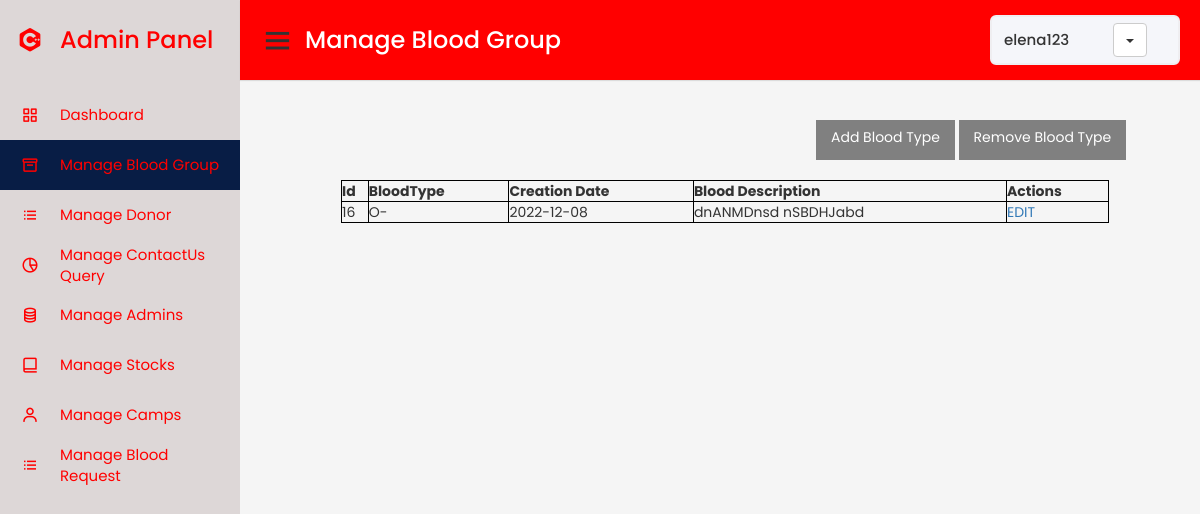
Screenshot of /Admin/manageblood.php (signed in) with the database file from the repository.
### tables this page shows
CREATE TABLE `blooddetails` (
  `id` int(11) NOT NULL,
  `BloodType` varchar(11) NOT NULL,
  `creationdate` date NOT NULL,
  `description` tinytext NOT NULL
);

### Admin/manageblood.php (the view, shortened to what this page needs)
<!DOCTYPE html>
<html lang="en" dir="ltr">
  <head>
    <link rel="stylesheet" href="./admin.css">
    <link href='https://unpkg.com/boxicons@2.0.7/css/boxicons.min.css' rel='stylesheet'>
    <link rel="stylesheet" href="https://maxcdn.bootstrapcdn.com/bootstrap/3.4.1/css/bootstrap.min.css">
   </head>
<body>
  <div class="sidebar" style="  background-color: #DDD7D7;">
    <div class="logo-details">
      <i class='bx bxl-c-plus-plus'  style= "color:red;"></i>
      <span class="logo_name" style= "color:red;">Admin Panel</span>
    </div>
      <ul class="nav-links" >
        <li>
          <a href="./admin_dashboard.php" >
            <i class='bx bx-grid-alt'  style= "color:red;"></i>
            <span class="links_name"  style= "color:red;">Dashboard</span>
          </a>
        </li>
        <li >
          <a href="#" class="active">
            <i class='bx bx-box'  style= "color:red;"></i>
            <span class="links_name" style= "color:red;">Manage Blood Group</span>
          </a>
        </li>
        <li>
          <a href="./managedonor.php">
            <i class='bx bx-list-ul'  style= "color:red;" ></i>
            <span class="links_name"  style= "color:red;">Manage Donor</span>
          </a>
        </li>
        <li>
          <a href="./managecquery.php">
            <i class='bx bx-pie-chart-alt-2' style= "color:red;" ></i>
            <span class="links_name"  style= "color:red;">Manage ContactUs <br> Query</span>
          </a>
        </li>
        <li>
          <a href="./manageadmin.php">
            <i class='bx bx-coin-stack'  style= "color:red;"></i>
            <span class="links_name" style= "color:red;">Manage Admins</span>
          </a>
        </li>
        <li>
          <a href="./managestock.php">
            <i class='bx bx-book-alt'  style= "color:red;"></i>
            <span class="links_name" style= "color:red;">Manage Stocks</span>
          </a>
        </li>
        <li>
          <a href="./managecamps.php">
            <i class='bx bx-user'  style= "color:red;"></i>
            <span class="links_name" style= "color:red;">Manage Camps</span>
          </a>
        </li>
        <li>
        <a href="./managerequest.php">
            <i class='bx bx-list-ul'  style= "color:red;" ></i>
            <span class="links_name"  style= "color:red;">Manage Blood<br> Request</span>
          </a>
        </li>
      </ul>
  </div>
  <section class="home-section" >
    <nav style= "background-color:red;">
      <div class="sidebar-button">
        <i class='bx bx-menu sidebarBtn'></i>
        <span class="dashboard" id="ok">Manage Blood Group</span>
      </div>
      <div class="profile-details">
        <span class="admin_name"> <?php echo $_SESSION["username"]; ?></span>
        <div class="dropdown">
              <button style="margin-left:100%;" class="btn btn-default dropdown-toggle" type="button" data-toggle="dropdown">
              <span class="caret"></span></button>
            </div>
        </div>
    </nav> <br><br><br><br> <br><br>
    <div class="forms" style="margin-left:60%">
            <a  href="addFunctions/addbloods.php" class="button">Add Blood Type</a>
            <a   href="removeFunctions/remove_blood.php" class="button">Remove Blood Type</a>
    </div>
 <br>
    <center>  <section>
<?php
require_once('./includes/db_connect.inc');
$qry="select * from blooddetails";
$result=mysqli_query($conn,$qry);
echo"<table border='2'>
<tr>
<th >Id</th>
<th>BloodType</th>
<th>Creation Date</th>
<th>Blood Description</th>
<th>Actions</th>
</tr>";
while($row=mysqli_fetch_array($result)){
echo"<tr>
<td>".$row['id']."</td>
<td>".$row['BloodType']."</td>
<td>".$row['creationdate']."</td>
<td>".$row['description']."</td>
<td><a href='editFunctions/edit_blooddetails.php?id=".$row['id']."'>EDIT</a></td>
</tr>";
}
?>
</section></center>
  </section>
</body>
</html>

### Admin/admin.css (style rules this page uses)
* { margin: 0; padding: 0; box-sizing: border-box; font-family: 'Poppins', sans-serif; }
body { background-image: url('./userimages/lood.jpg'); }
.sidebar { position: fixed; height: 100%; width: 240px; background: #0A2558; transition: all 0.5s ease; }
.sidebar .logo-details { height: 80px; display: flex; align-items: center; }
.sidebar .logo-details i { font-size: 28px; font-weight: 500; color: #fff; min-width: 60px; text-align: center }
.sidebar .logo-details .logo_name { color: #fff; font-size: 24px; font-weight: 500; }
.sidebar .nav-links { margin-top: 10px; }
.sidebar .nav-links li { position: relative; list-style: none; height: 50px; }
.sidebar .nav-links li a { height: 100%; width: 100%; display: flex; align-items: center; text-decoration: none; transition: all 0.4s ease; }
.sidebar .nav-links li a.active { background: #081D45; }
.sidebar .nav-links li i { min-width: 60px; text-align: center; font-size: 18px; color: #fff; }
.sidebar .nav-links li a .links_name { color: #fff; font-size: 15px; font-weight: 400; white-space: nowrap; }
.home-section { position: relative; background: #f5f5f5; min-height: 100vh; width: calc(100% - 240px); left: 240px; transition: all 0.5s ease; }
.home-section nav { display: flex; justify-content: space-between; height: 80px; background: #fff; display: flex; align-items: center; position: fixed; width: calc(100% - 240px); left: 240px; z-index: 100; padding: 0 20px; box-shadow: 0 1px 1px rgba(0, 0, 0, 0.1); transition: all 0.5s ease; }
.home-section nav .sidebar-button { display: flex; align-items: center; font-size: 24px; font-weight: 500; }
nav .sidebar-button i { font-size: 35px; margin-right: 10px; }
.home-section nav .profile-details { display: flex; align-items: center; background: #F5F6FA; border: 2px solid #EFEEF1; border-radius: 6px; height: 50px; min-width: 190px; padding: 0 15px 0 2px; }
nav .profile-details .admin_name { font-size: 15px; font-weight: 500; color: #333; margin: 0 10px; white-space: nowrap; }
#ok { color: white; }
.button { height: 40px; display: inline-block; padding: 7px 15px; background-color: grey; color: white; border: 0; line-height: inherit; text-decoration: none; cursor: pointer; }
table, td, th { border: 1px solid black; text-align: left; }
table { border-collapse: collapse; width: 80%; margin-left: 10px; }
th, td { padding: 15px; }

### rows the page displays
blooddetails: id "16", BloodType "O-", creationdate "2022-12-08", description "dnANMDnsd nSBDHJabd"

### other values shown
$_SESSION["username"] "elena123"
